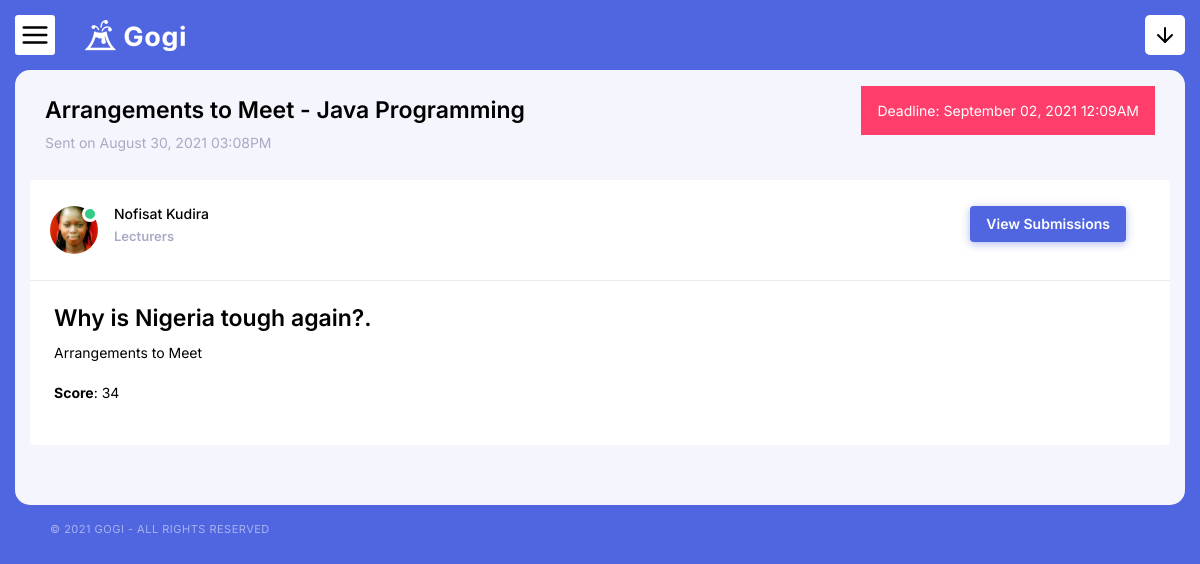
Page /lecturer/assignment-details?id=4 (signed in) on the committed database.
### tables this page shows
CREATE TABLE `assignments` (
  `id` int(11) NOT NULL,
  `course_id` int(11) NOT NULL,
  `lecturer_id` int(11) NOT NULL,
  `title` varchar(120) NOT NULL,
  `question` text NOT NULL,
  `instructions` text NOT NULL,
  `deadline` date NOT NULL,
  `max_grade` decimal(10,0) NOT NULL,
  `created_at` timestamp NOT NULL DEFAULT current_timestamp(),
  `updated_at` timestamp NOT NULL DEFAULT current_timestamp() ON UPDATE current_timestamp()
);

CREATE TABLE `courses` (
  `id` int(11) NOT NULL,
  `level_id` int(11) NOT NULL,
  `course_title` varchar(120) NOT NULL,
  `course_code` varchar(8) NOT NULL,
  `created_at` timestamp NULL DEFAULT current_timestamp(),
  `updated_at` timestamp NOT NULL DEFAULT current_timestamp() ON UPDATE current_timestamp()
);

CREATE TABLE `lecturers` (
  `id` int(11) NOT NULL,
  `staff_id` varchar(10) NOT NULL,
  `fullname` varchar(120) NOT NULL,
  `image` varchar(120) NOT NULL,
  `email` varchar(120) NOT NULL,
  `password` text NOT NULL,
  `created_at` timestamp NOT NULL DEFAULT current_timestamp(),
  `updated_at` timestamp NOT NULL DEFAULT current_timestamp() ON UPDATE current_timestamp()
);

### core/db.class.php (called while the page is built, shortened)
<?php
    class DB {
        public $host = 'localhost';
        public $dbname = 'gogi_assignment';
        public $password = '';
        public $username = 'root';
        public $conn;
        function __construct(){
            try {
                $this->conn = new PDO("mysql:host=$this->host;dbname=$this->dbname;", $this->username, $this->password);
                $this->conn->setAttribute(PDO::ATTR_ERRMODE,PDO::ERRMODE_EXCEPTION);
            } catch (PDOException $ex) {
                echo 'Error in database connection '. $ex->getMessage();
            }
        }
        function prep($query){
            return $this->conn->prepare($query);
        }
        function fetch($query,$value){
            $query = $this->prep($query);
            $query->execute($value);
            return $query->fetch();
        }
    }
?>

### core/assignments.class.php (called while the page is built, shortened)
<?php
    include_once 'db.class.php';
    class assignments extends DB{
        function fetch_assignment($id){
            return DB::fetch("SELECT *,assignments.id,assignments.created_at FROM assignments
            LEFT OUTER JOIN lecturers on lecturers.id = assignments.lecturer_id
            LEFT OUTER JOIN courses on courses.id = assignments.course_id
            WHERE assignments.id = ? ",[$id] );
        }
    }
?>

### core/core.function.php (called while the page is built, shortened)
<?php
	function format_date($date){
		return date('F d, Y h:mA', strtotime($date));
	}
?>

### lecturer/assignment-details.php (the view, shortened to what this page needs)
<?php
    include_once '../core/assignments.class.php';
    include_once '../core/core.function.php';
    $assignment_obj = new assignments();
    $assignment_id = $_GET['id'];
    $assignment = $assignment_obj->fetch_assignment($assignment_id);
?>
<!doctype html>
<html lang="en">
<head>
    <?php include "includes/header-resources.php"; ?>
</head>
<body class="horizontal-navigation">
    <div class="layout-wrapper">
        <?php include "includes/header.php"; ?>
        <div class="content-wrapper">
            <div class="content-body">
                <div class="content ">
                    <div class="page-header d-md-flex justify-content-between">
                        <div>
                            <h3><?php echo $assignment['title'] ?> - <?php echo $assignment['course_title'] ?></h3>
                            <p class="text-muted">Sent on <?php echo format_date($assignment['created_at']) ?></p>
                        </div>
                        <div class="mt-3 mt-md-0">
                            <div id="dashboard-date" class="bg-outline-light">
                                <span class="p-3 bg-danger">Deadline: <?php echo format_date($assignment['deadline']) ?></span>
                            </div>
                        </div>
                    </div>
                    <div class="row">
                        <div class="card" style="width: 100%">
                            <div class="card-header">
                                <div class="d-flex py-3 align-items-start">
                                    <div class="pr-3">
                                        <span class="avatar avatar-state-success">
                                            <img src="../uploads/lecturers/images/<?php echo $assignment['image'] ?>" class="rounded-circle" alt="image">
                                        </span>
                                    </div>
                                    <div class="flex-grow- 1">
                                        <h6 class="mb-1"><?php echo $assignment['fullname'] ?></h6>
                                        <span class="text-muted">
                                            Lecturers
                                        </span>
                                    </div>
                                    <div class="text-right ml-auto d-flex">
                                        <a href="assignment-submissions?id=<?php echo $assignment['id'] ?>" class="btn btn-primary mr-4">View Submissions</a>
                                    </div>
                                </div>
                            </div>
                            <div class="card-body">
                                <h3><?php echo $assignment['question'] ?>.</h3>
                                <p><?php echo $assignment['instructions'] ?></p>
                                <p><strong>Score</strong>: <?php echo $assignment['max_grade'] ?></p>
                            </div>
                        </div>
                    </div>
                </div>
                <?php include "includes/footer.php"; ?>
            </div>
        </div>
    </div>
</body>
</html>

### rows in the picture
assignments: title "Arrangements to Meet", course.course_title "Java Programming", created_at "August 30, 2021 03:08PM", deadline "September 02, 2021 12:09AM", lecturer.image (picture), lecturer.fullname "Nofisat Kudira", question "Why is Nigeria tough again?", instructions "Arrangements to Meet", max_grade "34"
